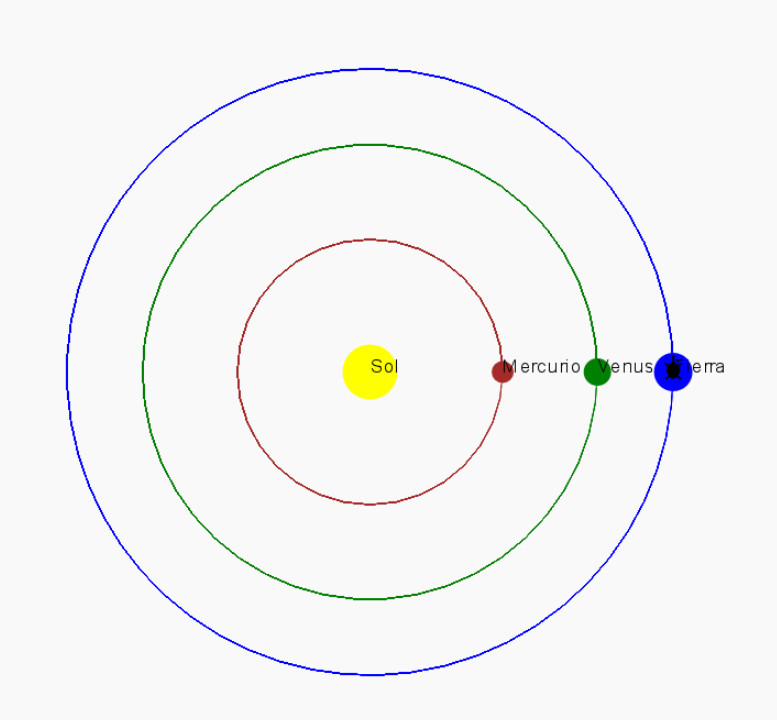

Generate this figure with Python:
import turtle
turtle.shape("turtle")

#Sol
turtle.dot(80,"yellow")
turtle.write("Sol")

#Mercurio
turtle.penup()
turtle.goto(70,0)
turtle.left(90)
turtle.pendown()
turtle.pencolor("red")
turtle.circle(75)
turtle.dot(20,"red")
turtle.write("Mercurio")

#Venus
turtle.penup()
turtle.goto(120,0)
turtle.pendown()
turtle.pencolor("green")
turtle.circle(125)
turtle.dot(25,"green")
turtle.write("Venus")

#Tierra
turtle.penup()
turtle.goto(160,0)
turtle.pendown()
turtle.pencolor("blue")
turtle.circle(165)
turtle.dot(30,"blue")
turtle.write("Tierra")
